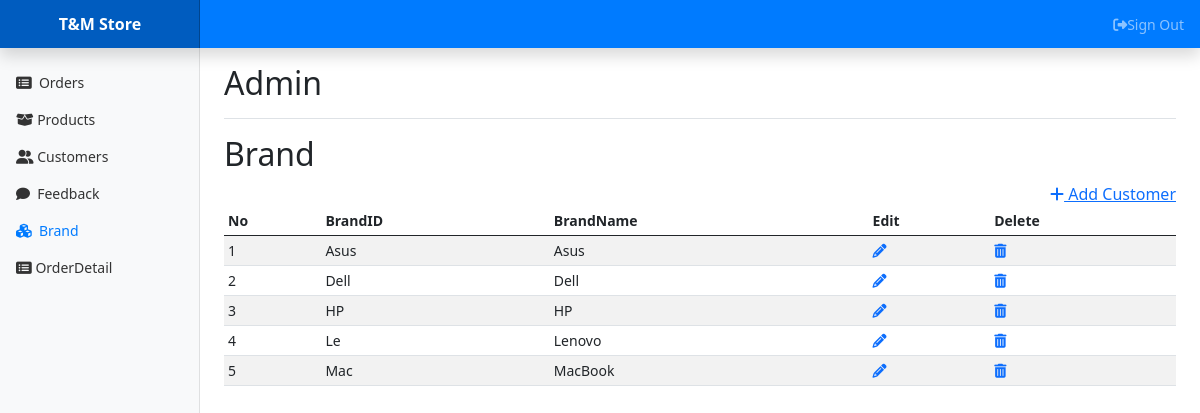
The page /admin_brand.php on the database its author committed.
### tables this page shows
CREATE TABLE `brand` (
  `BrandID` varchar(30) NOT NULL,
  `BrandName` varchar(40) NOT NULL
);

### admin_brand.php (the view, shortened to what this page needs)
<!doctype html>
<html lang="en">
  <head>
    <link href="https://cdn.jsdelivr.net/npm/bootstrap@5.0.0-beta3/dist/css/bootstrap.min.css" rel="stylesheet">
  <?php
        include_once("connection.php");
        ?>
    <link href="admin.css" rel="stylesheet">
  </head>
  <body>
<header class="navbar navbar-dark sticky-top flex-md-nowrap p-0 shadow nav-color">
  <a class="navbar-brand col-md-3 col-lg-2 me-0 px-3" href="#">T&M Store</a>
  <ul class="navbar-nav px-3">
    <li class="nav-item text-nowrap">
      <a class="nav-link" href="admin_login.html"><i class="fas fa-sign-out-alt"></i>Sign Out</a>
    </li>
  </ul>
</header>
<div class="container-fluid">
  <div class="row">
  <nav id="sidebarMenu" class="col-md-3 col-lg-2 d-md-block bg-light sidebar collapse">
      <div class="position-sticky pt-3">
        <ul class="nav flex-column">
          <li class="nav-item">
            <a class="nav-link" href="admin_order.php">
              <i class="fas fa-list-alt">&nbsp;</i>
              Orders
            </a>
          </li>
          <li class="nav-item">
            <a class="nav-link" aria-current="page" href="admin_Product.php">
              <i class="fas fa-box-open"></i>
              Products
            </a>
          </li>
          <li class="nav-item">
            <a class="nav-link" href="admin_customer.php">
              <i class="fas fa-user-friends"></i>
              Customers
            </a>
          </li>
          <li class="nav-item">
            <a class="nav-link" href="admin_feedback.php">
              <i class="fas fa-comment">&nbsp;</i>
              Feedback
            </a>
          </li>
          <li class="nav-item">
            <a class="nav-link active" href="admin_brand.php">
            <i class="fas fa-cubes">&nbsp;</i>
              Brand
            </a>
          </li>
          <li class="nav-item">
            <a class="nav-link" href="admin_orderdetail.php">
            <i class="fas fa-list-alt"></i>
              OrderDetail
            </a>
          </li>
        </ul>
      </div>
    </nav>
    <main class="col-md-9 ms-sm-auto col-lg-10 px-md-4">
      <div class="d-flex justify-content-between flex-wrap flex-md-nowrap align-items-center pt-3 pb-2 mb-3 border-bottom">
        <h1 class="h2">Admin</h1>
      </div>
      <h2>Brand</h2>
      <div class="add"><a href="add_brand.php"><i class="fas fa-plus"></i>&nbsp;Add Customer</a></div>
      <div class="table-responsive">
        <table class="table table-striped table-sm">
          <thead>
            <tr>
              <th>No</th>
              <th>BrandID</th>
              <th>BrandName</th>
              <th>Edit</th>
              <th>Delete</th>
            </tr>
          </thead>
          <tbody>
            <?php
            $No=1;
            $result=mysqli_query($conn,"Select * from brand");
            while($row=mysqli_fetch_array($result,MYSQLI_ASSOC))
            {
            ?>
            <tr>
              <td><?php echo $No;?></td>
              <td><?php echo $row["BrandID"];?></td>
              <td><?php echo $row["BrandName"];?></td>
              <td><a  href="update_brand.php?function=del&&id=<?php echo $row["BrandID"];?>"><i class="fas fa-pencil-alt"></i></a></td>
              <td><a href="admin_brand.php?function=del&&id=<?php echo $row["BrandID"];?>" onclick="deleteConfirm()"><i class="fas fa-trash-alt"></i></a></i></td>
            </tr>
            <?php $No++;}?>
          </tbody>
        </table>
      </div>
    </main>
  </div>
</div>
  </body>
</html>

### admin.css (style rules this page uses)
body { font-size: .875rem; }
.sidebar { position: fixed; top: 0; bottom: 0; left: 0; z-index: 100; padding: 48px 0 0; box-shadow: inset -1px 0 0 rgba(0, 0, 0, .1); }
.sidebar .nav-link { font-weight: 500; color: #333; }
.sidebar .nav-link.active { color: #007bff; }
.navbar-brand { padding-top: .75rem; padding-bottom: .75rem; font-size: 1rem; background-color: rgba(0, 0, 0, .25); box-shadow: inset -1px 0 0 rgba(0, 0, 0, .25); }
.nav-color { background-color: #007bff; }
.navbar-brand { text-align: center; font-weight: bold; }
.align-items-center { align-items: center !important; }
.add { font-size: 16px; text-align: right; }

### rows shown on the page
brand: BrandID "Asus", BrandName "Asus"
brand: BrandID "Dell", BrandName "Dell"
brand: BrandID "HP", BrandName "HP"
brand: BrandID "Le", BrandName "Lenovo"
brand: BrandID "Mac", BrandName "MacBook"
